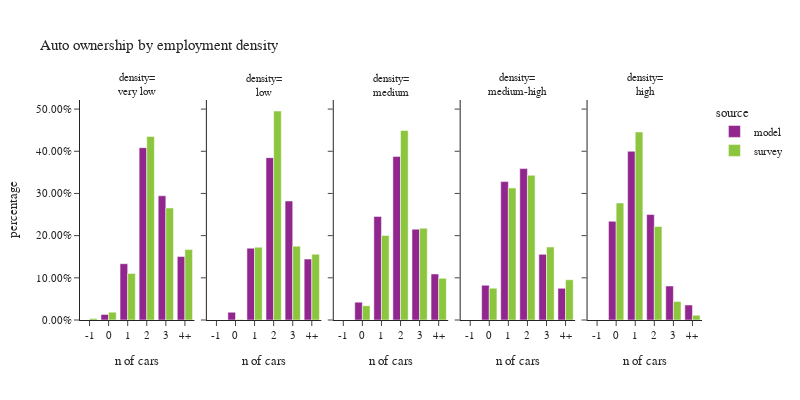

The cell this chart's notebook holds for it:
### Code cell
plot_auto(hh.dropna(subset=['emp_density_group']),'emp_density_group','employment density','density')

### Figure 1 — Plotly figure (JSON) as saved in the notebook; plotly's stock layout.template omitted (floating-point values rounded to 4 significant figures)
{"data": [{"alignmentgroup": "True", "customdata": [[0], [3220], [32550], [99654], [71824], [36682]], "hovertemplate": "source=model<br>emp_density_group=very low<br>auto_ownership_simple=%{x}<br>percentage=%{y}<br>sample count=%{customdata[0]}<extra></extra>", "legendgroup": "model", "marker": {"color": "#91268F", "pattern": {"shape": ""}}, "name": "model", "offsetgroup": "model", "orientation": "v", "showlegend": true, "textposition": "auto", "type": "bar", "x": ["-1", "0", "1", "2", "3", "4+"], "xaxis": "x", "y": [0.0, 0.0132, 0.1334, 0.4085, 0.2944, 0.1504], "yaxis": "y"}, {"alignmentgroup": "True", "customdata": [[0], [3499], [32359], [73176], [53619], [27455]], "hovertemplate": "source=model<br>emp_density_group=low<br>auto_ownership_simple=%{x}<br>percentage=%{y}<br>sample count=%{customdata[0]}<extra></extra>", "legendgroup": "model", "marker": {"color": "#91268F", "pattern": {"shape": ""}}, "name": "model", "offsetgroup": "model", "orientation": "v", "showlegend": false, "textposition": "auto", "type": "bar", "x": ["-1", "0", "1", "2", "3", "4+"], "xaxis": "x2", "y": [0.0, 0.01841, 0.1702, 0.3849, 0.282, 0.1444], "yaxis": "y2"}, {"alignmentgroup": "True", "customdata": [[0], [18373], [106601], [168302], [93416], [47339]], "hovertemplate": "source=model<br>emp_density_group=medium<br>auto_ownership_simple=%{x}<br>percentage=%{y}<br>sample count=%{customdata[0]}<extra></extra>", "legendgroup": "model", "marker": {"color": "#91268F", "pattern": {"shape": ""}}, "name": "model", "offsetgroup": "model", "orientation": "v", "showlegend": false, "textposition": "auto", "type": "bar", "x": ["-1", "0", "1", "2", "3", "4+"], "xaxis": "x3", "y": [0.0, 0.04233, 0.2456, 0.3878, 0.2152, 0.1091], "yaxis": "y3"}, {"alignmentgroup": "True", "customdata": [[0], [35704], [142430], [155767], [67533], [32600]], "hovertemplate": "source=model<br>emp_density_group=medium-high<br>auto_ownership_simple=%{x}<br>percentage=%{y}<br>sample count=%{customdata[0]}<extra></extra>", "legendgroup": "model", "marker": {"color": "#91268F", "pattern": {"shape": ""}}, "name": "model", "offsetgroup": "model", "orientation": "v", "showlegend": false, "textposition": "auto", "type": "bar", "x": ["-1", "0", "1", "2", "3", "4+"], "xaxis": "x4", "y": [0.0, 0.08226, 0.3282, 0.3589, 0.1556, 0.07511], "yaxis": "y4"}, {"alignmentgroup": "True", "customdata": [[0], [101543], [173593], [108497], [34975], [15418]], "hovertemplate": "source=model<br>emp_density_group=high<br>auto_ownership_simple=%{x}<br>percentage=%{y}<br>sample count=%{customdata[0]}<extra></extra>", "legendgroup": "model", "marker": {"color": "#91268F", "pattern": {"shape": ""}}, "name": "model", "offsetgroup": "model", "orientation": "v", "showlegend": false, "textposition": "auto", "type": "bar", "x": ["-1", "0", "1", "2", "3", "4+"], "xaxis": "x5", "y": [0.0, 0.234, 0.4, 0.25, 0.08058, 0.03552], "yaxis": "y5"}, {"alignmentgroup": "True", "customdata": [[1], [6], [86], [158], [55], [23]], "hovertemplate": "source=survey<br>emp_density_group=very low<br>auto_ownership_simple=%{x}<br>percentage=%{y}<br>sample count=%{customdata[0]}<extra></extra>", "legendgroup": "survey", "marker": {"color": "#8CC63E", "pattern": {"shape": ""}}, "name": "survey", "offsetgroup": "survey", "orientation": "v", "showlegend": true, "textposition": "auto", "type": "bar", "x": ["-1", "0", "1", "2", "3", "4+"], "xaxis": "x", "y": [0.003547, 0.0186, 0.1103, 0.4351, 0.2655, 0.1669], "yaxis": "y"}, {"alignmentgroup": "True", "customdata": [[0], [2], [72], [136], [45], [26]], "hovertemplate": "source=survey<br>emp_density_group=low<br>auto_ownership_simple=%{x}<br>percentage=%{y}<br>sample count=%{customdata[0]}<extra></extra>", "legendgroup": "survey", "marker": {"color": "#8CC63E", "pattern": {"shape": ""}}, "name": "survey", "offsetgroup": "survey", "orientation": "v", "showlegend": false, "textposition": "auto", "type": "bar", "x": ["-1", "0", "1", "2", "3", "4+"], "xaxis": "x2", "y": [0.0, 0.0009568, 0.1726, 0.4955, 0.1751, 0.1559], "yaxis": "y2"}, {"alignmentgroup": "True", "customdata": [[0], [18], [197], [236], [77], [33]], "hovertemplate": "source=survey<br>emp_density_group=medium<br>auto_ownership_simple=%{x}<br>percentage=%{y}<br>sample count=%{customdata[0]}<extra></extra>", "legendgroup": "survey", "marker": {"color": "#8CC63E", "pattern": {"shape": ""}}, "name": "survey", "offsetgroup": "survey", "orientation": "v", "showlegend": false, "textposition": "auto", "type": "bar", "x": ["-1", "0", "1", "2", "3", "4+"], "xaxis": "x3", "y": [0.0, 0.03385, 0.2005, 0.4492, 0.2177, 0.09879], "yaxis": "y3"}, {"alignmentgroup": "True", "customdata": [[0], [67], [373], [273], [62], [22]], "hovertemplate": "source=survey<br>emp_density_group=medium-high<br>auto_ownership_simple=%{x}<br>percentage=%{y}<br>sample count=%{customdata[0]}<extra></extra>", "legendgroup": "survey", "marker": {"color": "#8CC63E", "pattern": {"shape": ""}}, "name": "survey", "offsetgroup": "survey", "orientation": "v", "showlegend": false, "textposition": "auto", "type": "bar", "x": ["-1", "0", "1", "2", "3", "4+"], "xaxis": "x4", "y": [0.0, 0.07539, 0.3129, 0.3432, 0.1731, 0.09541], "yaxis": "y4"}, {"alignmentgroup": "True", "customdata": [[0], [479], [847], [231], [29], [14]], "hovertemplate": "source=survey<br>emp_density_group=high<br>auto_ownership_simple=%{x}<br>percentage=%{y}<br>sample count=%{customdata[0]}<extra></extra>", "legendgroup": "survey", "marker": {"color": "#8CC63E", "pattern": {"shape": ""}}, "name": "survey", "offsetgroup": "survey", "orientation": "v", "showlegend": false, "textposition": "auto", "type": "bar", "x": ["-1", "0", "1", "2", "3", "4+"], "xaxis": "x5", "y": [0.0, 0.2774, 0.4458, 0.2217, 0.04391, 0.01118], "yaxis": "y5"}], "layout": {"annotations": [{"font": {}, "showarrow": false, "text": "density=<br>very low", "x": 0.092, "xanchor": "center", "xref": "paper", "y": 1.0, "yanchor": "bottom", "yref": "paper"}, {"font": {}, "showarrow": false, "text": "density=<br>low", "x": 0.296, "xanchor": "center", "xref": "paper", "y": 1.0, "yanchor": "bottom", "yref": "paper"}, {"font": {}, "showarrow": false, "text": "density=<br>medium", "x": 0.5, "xanchor": "center", "xref": "paper", "y": 1.0, "yanchor": "bottom", "yref": "paper"}, {"font": {}, "showarrow": false, "text": "density=<br>medium-high", "x": 0.704, "xanchor": "center", "xref": "paper", "y": 1.0, "yanchor": "bottom", "yref": "paper"}, {"font": {}, "showarrow": false, "text": "density=<br>high", "x": 0.908, "xanchor": "center", "xref": "paper", "y": 1.0, "yanchor": "bottom", "yref": "paper"}], "barmode": "group", "font": {"size": 11}, "height": 400, "legend": {"title": {"text": "source"}, "tracegroupgap": 0}, "title": {"text": "Auto ownership by employment density"}, "width": 800, "xaxis": {"anchor": "y", "domain": [0.0, 0.184], "title": {"text": "n of cars"}}, "xaxis2": {"anchor": "y2", "domain": [0.204, 0.388], "matches": "x", "title": {"text": "n of cars"}}, "xaxis3": {"anchor": "y3", "domain": [0.408, 0.592], "matches": "x", "title": {"text": "n of cars"}}, "xaxis4": {"anchor": "y4", "domain": [0.612, 0.796], "matches": "x", "title": {"text": "n of cars"}}, "xaxis5": {"anchor": "y5", "domain": [0.816, 1.0], "matches": "x", "title": {"text": "n of cars"}}, "yaxis": {"anchor": "x", "domain": [0.0, 1.0], "tickformat": ".2%", "title": {"text": "percentage"}}, "yaxis2": {"anchor": "x2", "domain": [0.0, 1.0], "matches": "y", "showticklabels": false, "tickformat": ".2%"}, "yaxis3": {"anchor": "x3", "domain": [0.0, 1.0], "matches": "y", "showticklabels": false, "tickformat": ".2%"}, "yaxis4": {"anchor": "x4", "domain": [0.0, 1.0], "matches": "y", "showticklabels": false, "tickformat": ".2%"}, "yaxis5": {"anchor": "x5", "domain": [0.0, 1.0], "matches": "y", "showticklabels": false, "tickformat": ".2%"}}}
